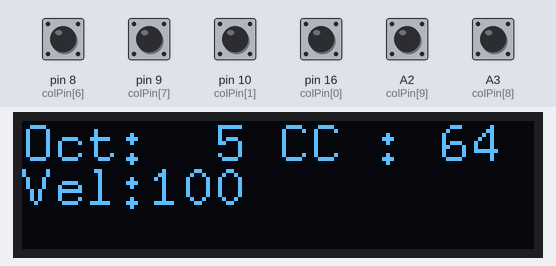
The sketch below on a simulated Arduino Leonardo, built with avr-gcc and run on an emulated ATmega32U4. Parts: 128×32 one-colour display. Wiring (inferred from the names in the program): 4×4 keypad with keys 1 2 3 A 4 5 6 B 7 8 9 C * 0 # D (labels assumed): rows pin 14, pin 15, A0, A1; columns pin 4, pin 5, pin 6, pin 7. The inputs (shaded band) are chosen by the test bench; at power-on: A2 (colPin[9]), A3 (colPin[8]), pin 8 (colPin[6]), pin 9 (colPin[7]), pin 10 (colPin[1]), pin 16 (colPin[0]) HIGH. What the sketch prints to the serial monitor is not drawn.

Above: at 2.6 s.
2.7 s: pin 8 (colPin[6]) pulled LOW for 0.15 s
At 3.3 s:
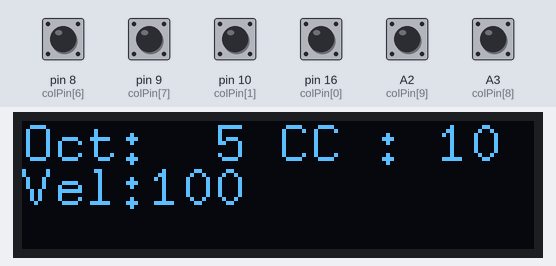
4.3 s: pin 9 (colPin[7]) pulled LOW for 0.15 s
At 5.5 s:
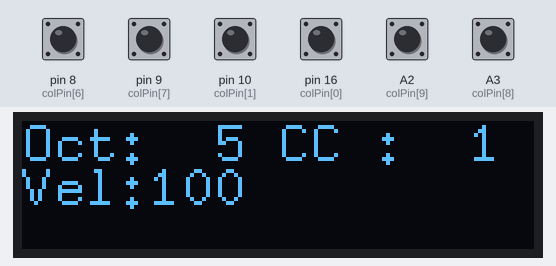
Timing chart, 0 to 7.3 s (numbered marks = the images above; inputs shaded):
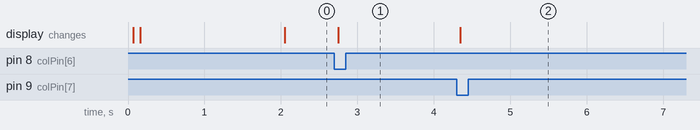

The sketch:

umbra_dyo.ino
```cpp
/*
  My home-brew MIDI Keyboard firmware「Aqua Arta.」
*/

#include <U8g2lib.h>
#include <MsTimer2.h>
#include <MIDIUSB.h>

U8G2_SSD1306_128X32_UNIVISION_F_HW_I2C u8g2(U8G2_R0, /* reset=*/ U8X8_PIN_NONE);

const int rowNum =  4;//キーボードの縦軸
const int colNum = 10;//キーボードの横軸
const byte key_in_buffer = 10;


// ピンの割当 for nomu30
const int rowPin[rowNum] = { A1,A0,15,14 };
//const int colPin[colNum] = { A3, A2, A1, A0, 15, 14,   16, 10, 8, 7, 6, 5 };
const int colPin[colNum] = {16,10,4,5, 6,7,8,9,A3,A2 };

const byte ctrlValue[12] = {0,16,32,48,64, 80,96,100,112,127};

const byte keyFunctionMap[rowNum][colNum] = {
{20,21,22,29,30,31,32,33,34,0},
{17,18,19,0,2,4,0,7, 9,11},
{14,15,16,1,3,5,6,8,10,12},
{0, 13, 0, 23,24,0,0,35,0,0}
};
/*
{0,2,4,0,7, 9,11,29,30,31},
{1,3,5,6,8,10,12,32,33,34},
{13,14,15,16,17,18,19,20,21,22},
{0, 23, 0, 24,25,26,27,28,0,0}
};

1-12：鍵盤
13-22：パラメータスイッチ

23：Octaveスイッチ
24: Velocityスイッチ
25:
26:
27:
28: CC番号入力

29-34: CCストック（バッファ）切替


基本的に23-28を押してCCを切り替える

表示は16*3

"Oct:" "Vel:" "Rot:"
"CC :" "Val:" "Scl:"

*/


//最初のアドレスが違うのはOLEDを接続しようと動かしたため

// 押されたキーの情報を管理するための配列
bool currentState[rowNum][colNum];
bool beforeState[rowNum][colNum];
byte currentNote[rowNum][colNum];

byte keyCount[rowNum][colNum];

//CC番号の初期定義（書き換え可能）
byte ctrlCc[6] = {64,//sustain
                  7,//MainVolume
                  11,//Expression
                  10,//PanPot
                  1,//Modulation
                  2
};

//利用変数。
int row, col;
byte note = 0;
byte oct_shift = 5;
byte vel_shift=10;
int velocity=100;
byte vel_temp = 100;
int cnt=0;

int note_r;
int note_c;
bool on_flag = false;

//送信CC番号
byte send_cc_no= 64;

bool oct_flag = false;
bool vel_flag = false;

byte seq_count = 0;//const int seq_lim = 16;//シーケンスのリミット

unsigned long prev=0,interval=0;

void setup() {
  // Serial.begin(115200);

  //デバッグ用のシリアル
  Serial.begin(31250);

  // 行単位の制御ピンの初期化
  for ( row = 0; row < rowNum; row++) {
    pinMode(rowPin[row], OUTPUT);
    delay(10);
    digitalWrite(rowPin[row], HIGH);
  }

  // 列情報読込みピンの初期化
  for ( col = 0; col < colNum; col++) {
    pinMode(colPin[col], INPUT_PULLUP);
  }

  // 読み取ったキーの情報を記録しておく配列を初期化する。
  for (row = 0; row < rowNum; row++) {
    for ( col = 0; col < colNum; col++) {
      currentState[row][col] = HIGH;
      beforeState[row][col] = HIGH;
      currentNote[rowNum][colNum] = 0;
      keyCount[row][col]=0;
    }
  }

  interval = 100;   // 実行周期を設定

  //u8g2.setFlipMode(0);

  //タイマー起動(1秒に100/4=250回くらいのループ想定)
  MsTimer2::set(2, myLoop); // 500ms period
  MsTimer2::start();

  u8g2.begin();
  u8g2.setFont(u8g2_font_8x13_tf);

  //画面出力
  dispLoop();
}

void dispLoop(){
  u8g2.clearBuffer();

/*
  可視範囲が
  x:0-120
  y:10-40（くらい）
*/


//参考
//https://qiita.com/CoTechWorks/items/3b6ada2d0b5951b2e33c
//http://zattouka.net/GarageHouse/micon/Arduino/XIAO/ExpansionBoard/DevelopedArduino1.htm
//https://iot.edu2web.com/2018/06/22/wemos-11-i2c-oled-sh1106-u8g2/

  //タイトル
  u8g2.drawStr(0, 9, "Midi Controller"); //15
  u8g2.drawStr(0, 21, " UMBRA - dyo");
  u8g2.drawStr(0, 32, "  BY MachiaWorks");
  u8g2.sendBuffer();
}

void keyDisp(int *x, int *y){
  char str[3];
  u8g2.clearBuffer();
  //u8g2.setFont(u8g2_font_8x13_tf);

  u8g2.drawStr(0, 10, "push_key");
  u8g2.drawStr(0, 21, "row:");

  dtostrf(*x, 4, 0, str);
  u8g2.drawStr(32,21,str);
  u8g2.drawStr(0, 32, "col:");

  dtostrf(*y, 4, 0, str);
  u8g2.drawStr(32,32,str);
  u8g2.sendBuffer();
}

void normalDisp(){
  char str[3];
  u8g2.clearBuffer();
  //u8g2.setFont(u8g2_font_8x13_tf);

/*
"Oct:" "Vel:" "Rot:"
"CC :" "Val:" "Scl:"
*/

  u8g2.drawStr(0, 10, "Oct:");
  dtostrf(oct_shift, 3, 0, str);
  u8g2.drawStr(32,10,str);

  u8g2.drawStr(0, 21, "Vel:");

  dtostrf(vel_temp, 3, 0, str);
  u8g2.drawStr(32,21,str);

  u8g2.drawStr(64, 10, "CC :");
  dtostrf(send_cc_no, 3, 0, str);
  u8g2.drawStr(96,10,str);

  u8g2.sendBuffer();
}

void myLoop(){
  // コントロールキーの読み取り
  row = rowNum;

  // 音階キーの読取りと発音
  for (row = 0; row < rowNum; row++) {

    //一度ピンを全部ローにする（差分を確認するのが目的じゃないかな）
    digitalWrite( rowPin[row], LOW );
    for ( col = 0; col < colNum; col++) {
      currentState[row][col] = digitalRead(colPin[col]);
      if ( currentState[row][col] != beforeState[row][col] ) {

        Serial.print("key(");
        Serial.print(row);
        Serial.print(",");
        Serial.print(col);
        Serial.print(")");

        //high→Lowになった時のみ処理
        if ( currentState[row][col] == LOW && keyCount[row][col]>key_in_buffer) {

          //今となっては不要かもの記述。
          //MIDI命令を送信する
          keyCount[row][col]=0;

          if( keyFunctionMap[row][col] != 0 ){
            //鍵盤演奏(func =1～12)
            if(keyFunctionMap[row][col] <=12){
              //鍵盤演奏
              NoteCalc();
              //note = keyFunctionMap[row][col]+oct_shift*12;
              note = (note>128)?127:note;

              velocity = vel_temp;
              velocity = (velocity>128)?127:
                        velocity;

              //ノートのコントロールを行う。（再生）
              NoteControl(0,note, velocity);
            }else if( keyFunctionMap[row][col] <=22){

              //Velocity変更のみ
              if(vel_flag == true){
                vel_temp = ctrlValue[keyFunctionMap[row][col] - 13];
              }
              else if(oct_flag == true){
                //オクターブ変更
                OctaveAbs(keyFunctionMap[row][col]-13);
              }
              else{
                //CC送信する
                //send_cc_no = ctrlCc[0];
                byte dat = ctrlValue[keyFunctionMap[row][col] - 13];
                controlChange(0,send_cc_no,dat);
              }
            }
            else if(keyFunctionMap[row][col] == 23 ){
              oct_flag = true;
            }
            else if(keyFunctionMap[row][col] == 24 ){
              vel_flag = true;
            }
            else if( keyFunctionMap[row][col] <=28){

            }else if( keyFunctionMap[row][col] <=34){
              //送信するCC番号の変更
              send_cc_no = ctrlCc[keyFunctionMap[row][col]-29];
            }
          }
          //今となっては不要かもの記述。
          currentNote[row][col] = note;

          //MIDI命令を送信する
          MidiUSB.flush();
          Serial.println(" Push!");

          //keyDisp(&row, &col);
          //normalDisp();

          //  Keyboard.press( keyMap[row][col] );
        } else {
          //鍵盤を離したときの処理
          if( keyFunctionMap[row][col] != 0){// && keyCount[row][col]>key_in_buffer ){
            keyCount[row][col]=0;

            if(keyFunctionMap[row][col] <=12){
              //鍵盤については離すといずれのケースも音を止めるようにした。
              //if(shift_on==false)
              NoteCalc();
              //note = keyFunctionMap[row][col]+oct_shift*12;
              note = (note>128)?127:note;

              velocity = vel_temp;
              velocity = (velocity>128)?127:velocity;

              NoteControl(1,note, velocity);

            }else if(keyFunctionMap[row][col] == 23 ){
              oct_flag = false;
            }
            else if(keyFunctionMap[row][col] == 24 ){
              vel_flag = false;
            }
          }
          MidiUSB.flush();
          Serial.println(" Release!");
        }
        beforeState[row][col] = currentState[row][col];
      }
      keyCount[row][col]= (keyCount[row][col]>=254)?254:keyCount[row][col]+1;
    }
    digitalWrite( rowPin[row], HIGH );
  }
}

void loop() {
  if( millis()>2000){
    normalDisp();
  }
}

void NoteCalc()
{
  note = keyFunctionMap[row][col]+oct_shift*12-1;
}

void NoteControl( byte flag, byte note, byte velocity ){
  if( flag == 0){
      noteOn(0, note, velocity);   // Channel 0, note, normal velocity
  }
  else if( flag ==1 ){
      noteOff(0, note, velocity);   // Channel 0, note, normal velocity
  }
}

void OctaveShift( byte flag ){
  byte tmp_oct = oct_shift;
  tmp_oct = (flag ==1)?tmp_oct+1:
              (flag ==0)?tmp_oct-1:
              tmp_oct;

  oct_shift = (tmp_oct<1)?oct_shift:
              (tmp_oct>8)?oct_shift:
              tmp_oct;
}

void OctaveAbs( byte num ){
  byte tmp_oct = num;

  oct_shift = (tmp_oct<1)?oct_shift:
              (tmp_oct>8)?oct_shift:
              tmp_oct;
}

void VelocityChange( byte flag ){
  byte tmp_vel = vel_shift;
  tmp_vel = (flag ==1)?tmp_vel+1:
              (flag ==0)?tmp_vel-1:
              tmp_vel;

//境界値条件
  vel_shift = (tmp_vel<1 )?vel_shift:
              (tmp_vel>11)?vel_shift:
              tmp_vel;
}


void noteOn(byte channel, byte pitch, byte velocity) {
  midiEventPacket_t noteOn = {0x09, 0x90 | channel, pitch, velocity};
  MidiUSB.sendMIDI(noteOn);
}
// First parameter is the event type (0x09 = note on, 0x08 = note off).
// Second parameter is note-on/note-off, combined with the channel.
// Channel can be anything between 0-15. Typically reported to the user as 1-16.
// Third parameter is the note number (48 = middle C).
// Fourth parameter is the velocity (64 = normal, 127 = fastest).
void noteOff(byte channel, byte pitch, byte velocity) {
  midiEventPacket_t noteOff = {0x08, 0x80 | channel, pitch, velocity};
  MidiUSB.sendMIDI(noteOff);
}

// First parameter is the event type (0x0B = control change).
// Second parameter is the event type, combined with the channel.
// Third parameter is the control number number (0-119).
// Fourth parameter is the control value (0-127).

void controlChange(byte channel, byte control, byte value) {
  midiEventPacket_t event = {0x0B, 0xB0 | channel, control, value};
  MidiUSB.sendMIDI(event);
}
```

Measured:
- after the input at 2.7 s, the display: changes after 0.05 s (image 1)
- after the input at 4.3 s, the display: changes after 0.05 s (image 2)
